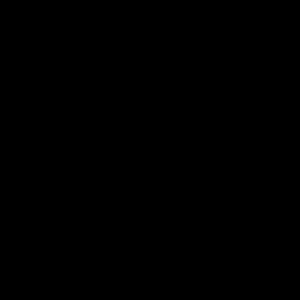
Frame 1 (no input)
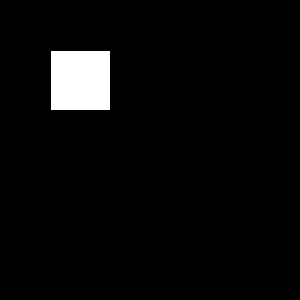
Frame 60 (the mouse pressed at the canvas centre just before this capture)
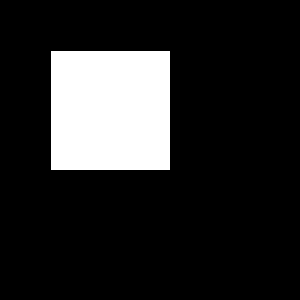
Frame 120 (the mouse held since frame 60 and released just before this capture)

The Processing sketch that drew these frames (run headless with seeded random() and noise(); from frame 60 on, the mouse is pressed at the canvas centre):

// Processing sketch: processing_13813
// ── processing_13813.pde

void setup(){
  size(300, 300);
  background(0);
}

float i;
float a = 0.0;
void draw() {
   for (int i = 0; i < 80; i = i+50) {
  background(0);
  a = (a + 0.5)%500;
  rect(i, i, a, a);
  fill(255, 255, 255);
}
}

                
                
